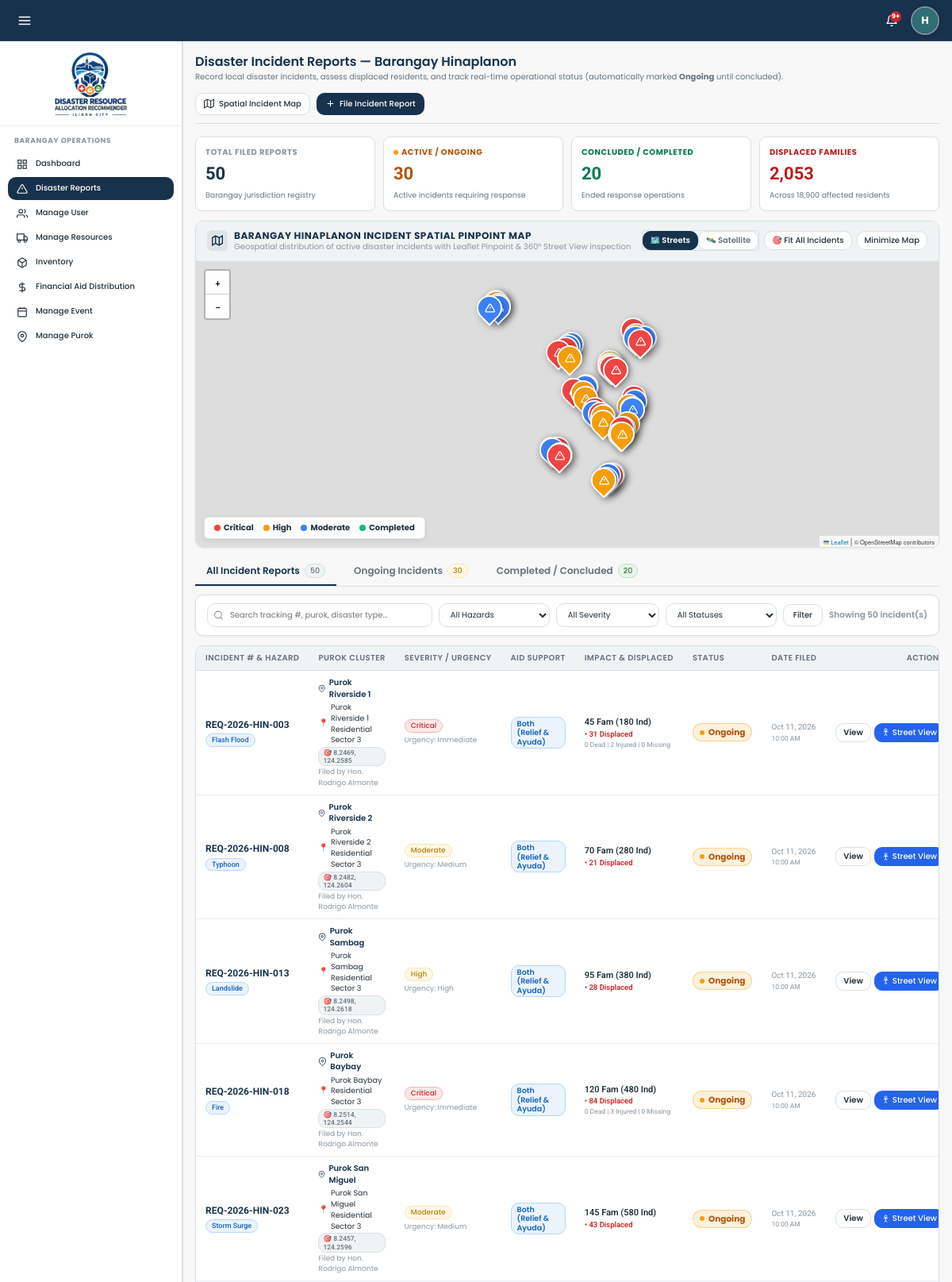
Screenshot of /views/barangay/disaster-reports.php (signed in, upper part) with the database file from the repository.
### tables this page shows
CREATE TABLE `barangays` (
  `id` int(11) NOT NULL AUTO_INCREMENT,
  `name` varchar(100) NOT NULL,
  `city` varchar(100) DEFAULT 'Iligan City',
  `status` enum('active','archived') NOT NULL DEFAULT 'active',
  `contact_person` varchar(100) DEFAULT NULL,
  `contact_number` varchar(30) DEFAULT NULL,
  `population` int(11) DEFAULT NULL,
  `total_households` int(11) DEFAULT NULL,
  `risk_level` enum('Low','Moderate','High','Critical') DEFAULT NULL,
  `area_radius` int(11) DEFAULT NULL COMMENT 'Geographic coverage and hazard radius of the area in meters',
  `coordinates_lat` decimal(10,6) NOT NULL,
  `coordinates_lng` decimal(10,6) NOT NULL,
  `created_at` datetime DEFAULT current_timestamp(),
  PRIMARY KEY (`id`),
  UNIQUE KEY `name` (`name`)
);

CREATE TABLE `disaster_reports` (
  `id` int(11) NOT NULL AUTO_INCREMENT,
  `tracking_code` varchar(50) NOT NULL,
  `barangay_id` int(11) NOT NULL,
  `purok_name` varchar(100) NOT NULL,
  `coordinates_lat` decimal(10,6) DEFAULT NULL,
  `coordinates_lng` decimal(10,6) DEFAULT NULL,
  `incident_location` varchar(255) DEFAULT NULL,
  `disaster_type` enum('Flood','Typhoon','Landslide','Earthquake','Fire','Storm Surge','Flash Flood') NOT NULL,
  `severity` enum('Low','Moderate','High','Critical') NOT NULL,
  `urgency` enum('Immediate','High','Medium','Low') NOT NULL,
  `aid_support` enum('resources','financial_aid','both') NOT NULL DEFAULT 'resources',
  `affected_families` int(11) NOT NULL DEFAULT 0,
  `affected_individuals` int(11) NOT NULL DEFAULT 0,
  `displaced_families` int(11) NOT NULL DEFAULT 0,
  `casualties_count` int(11) NOT NULL DEFAULT 0,
  `injuries_count` int(11) NOT NULL DEFAULT 0,
  `missing_count` int(11) NOT NULL DEFAULT 0,
  `requested_assistance` text NOT NULL,
  `situation_overview` text DEFAULT NULL,
  `resolution_notes` text DEFAULT NULL,
  `status` enum('Ongoing','Completed') NOT NULL DEFAULT 'Ongoing',
  `submitted_by` int(11) NOT NULL,
  `created_at` datetime DEFAULT current_timestamp(),
  `updated_at` datetime DEFAULT current_timestamp() ON UPDATE current_timestamp(),
  `completed_at` datetime DEFAULT NULL,
  PRIMARY KEY (`id`),
  UNIQUE KEY `tracking_code` (`tracking_code`),
  KEY `barangay_id` (`barangay_id`),
  KEY `submitted_by` (`submitted_by`),
  CONSTRAINT `disaster_reports_ibfk_1` FOREIGN KEY (`barangay_id`) REFERENCES `barangays` (`id`) ON DELETE CASCADE,
  CONSTRAINT `disaster_reports_ibfk_2` FOREIGN KEY (`submitted_by`) REFERENCES `users` (`id`) ON DELETE CASCADE
);

CREATE TABLE `users` (
  `id` int(11) NOT NULL AUTO_INCREMENT,
  `username` varchar(50) NOT NULL,
  `password` varchar(255) NOT NULL,
  `first_name` varchar(50) DEFAULT NULL,
  `last_name` varchar(50) DEFAULT NULL,
  `full_name` varchar(100) NOT NULL,
  `email` varchar(100) NOT NULL,
  `phone` varchar(20) NOT NULL,
  `gender` enum('Male','Female','Other') DEFAULT 'Male',
  `age` int(11) DEFAULT NULL,
  `image` varchar(255) DEFAULT NULL,
  `role` enum('icdrrmo','barangay_head','responder','resident') NOT NULL,
  `agency_id` int(11) DEFAULT NULL,
  `position` varchar(100) DEFAULT NULL,
  `availability` enum('Available','On Duty','Responding','Standby','Off Duty') NOT NULL DEFAULT 'Available',
  `barangay_id` int(11) DEFAULT NULL,
  `purok` varchar(100) DEFAULT NULL,
  `status` enum('active','inactive','pending','archived') DEFAULT 'active',
  `created_at` datetime DEFAULT current_timestamp(),
  `last_login` datetime DEFAULT NULL,
  PRIMARY KEY (`id`),
  UNIQUE KEY `username` (`username`),
  UNIQUE KEY `email` (`email`),
  KEY `barangay_id` (`barangay_id`),
  KEY `fk_users_agency` (`agency_id`),
  CONSTRAINT `fk_users_agency` FOREIGN KEY (`agency_id`) REFERENCES `agencies` (`id`) ON DELETE SET NULL,
  CONSTRAINT `users_ibfk_1` FOREIGN KEY (`barangay_id`) REFERENCES `barangays` (`id`) ON DELETE SET NULL
);

### views/barangay/disaster-reports.php (the view, shortened to what the rows shown need)
<?php
require_once __DIR__ . '/../../backend/services/Helpers.php';
$user = getCurrentUser();
$barangayId = (int) $user['barangay_id'];
$db = getDBConnection();
$bStmt = $db->prepare("SELECT * FROM barangays WHERE id = ?");
$bStmt->execute([$barangayId]);
$barangay = $bStmt->fetch(PDO::FETCH_ASSOC);
$sql = "
    SELECT dr.*, b.name AS barangay_name, u.full_name AS submitted_by_name,
           r.id AS recommendation_id, r.status AS recommendation_status, r.confidence_score
    FROM disaster_reports dr
    JOIN barangays b ON dr.barangay_id = b.id
    LEFT JOIN users u ON dr.submitted_by = u.id
    LEFT JOIN recommendations r ON dr.id = r.disaster_request_id
    WHERE dr.barangay_id = ?
";
$params = [$barangayId];
$sql .= " ORDER BY FIELD(dr.status, 'Ongoing', 'Completed'), dr.created_at DESC";
$stmt = $db->prepare($sql);
$stmt->execute($params);
$requests = $stmt->fetchAll(PDO::FETCH_ASSOC);
require_once __DIR__ . '/../layouts/header.php';
?>
<link rel="stylesheet" href="https://unpkg.com/leaflet@1.9.4/dist/leaflet.css"
 />
<main class="main-content">
  <div class="page-header">
    <div class="page-header-title-wrap">
      <h1>Disaster Incident Reports — Barangay <?= clean($barangay['name']) ?></h1>
      <p class="page-header-desc">
        Record local disaster incidents, assess displaced residents, and track real-time operational status
        (automatically marked <strong>Ongoing</strong> until concluded).
      </p>
    </div>
  </div>
  <div class="card" id="spatialIncidentMapCard"
    style="margin-bottom:var(--space-4, 16px);border:1px solid var(--color-border);overflow:hidden;">
    <div class="card-header"
      style="padding:10px 14px;background:var(--color-surface-subtle);display:flex;justify-content:space-between;align-items:center;flex-wrap:wrap;gap:8px;">
      <div style="display:flex;align-items:center;gap:8px;">
        <div>
          <h3
            style="margin:0;font-size:12px;font-weight:700;color:var(--color-primary);text-transform:uppercase;letter-spacing:0.5px;">
            Barangay <?= clean($barangay['name']) ?> Incident Spatial Pinpoint Map
          </h3>
          <span style="font-size:10px;color:var(--color-text-muted);">
            Geospatial distribution of active disaster incidents with Leaflet Pinpoint & 360° Street View inspection
          </span>
        </div>
      </div>
    </div>
  </div>
  <div class="table-responsive">
    <table class="data-table">
      <thead>
        <tr>
          <th>Incident # & Hazard</th>
          <th>Purok Cluster</th>
          <th>Severity / Urgency</th>
          <th>Aid Support</th>
          <th>Impact & Displaced</th>
          <th>Status</th>
          <th>Date Filed</th>
          <th style="text-align:right;">Actions</th>
        </tr>
      </thead>
      <tbody>
        <?php if (empty($requests)): ?>
          <tr>
            <td colspan="8" style="text-align:center;padding:36px;color:var(--color-text-muted);">
              <svg width="32" height="32" viewBox="0 0 24 24" fill="none" stroke="currentColor" stroke-width="1.5"
                style="margin:0 auto 8px;display:block;opacity:0.6;">
                <path d="M10.29 3.86L1.82 18a2 2 0 0 0 1.71 3h16.94a2 2 0 0 0 1.71-3L13.71 3.86a2 2 0 0 0-3.42 0z"></path>
              </svg>
              No disaster reports found for the selected criteria in Barangay <?= clean($barangay['name']) ?>.
            </td>
          </tr>
        <?php else: ?>
          <?php foreach ($requests as $r): ?>
            <tr>
              <td style="font-family:var(--font-secondary);">
                <div style="font-weight:700;color:var(--color-primary);font-size:12px;">
                  <?= clean($r['tracking_code']) ?>
                </div>
                <div style="display:inline-flex;align-items:center;gap:4px;margin-top:2px;">
                  <span class="badge badge-info" style="font-size:9px;"><?= clean($r['disaster_type']) ?></span>
                </div>
              </td>
              <td>
                <div style="font-weight:600;color:var(--color-primary);display:flex;align-items:center;gap:4px;">
                  <svg width="11" height="11" viewBox="0 0 24 24" fill="none" stroke="currentColor" stroke-width="2">
                    <path d="M21 10c0 7-9 13-9 13s-9-6-9-13a9 9 0 0 1 18 0z"></path>
                    <circle cx="12" cy="10" r="3"></circle>
                  </svg>
                  <?= clean($r['purok_name']) ?>
                </div>
                <?php if (!empty($r['incident_location'])): ?>
                  <div
                    style="font-size:9.5px;color:var(--color-text);margin-top:2px;display:flex;align-items:center;gap:3px;">
                    <span style="color:var(--color-text-muted);">📍</span> <?= clean($r['incident_location']) ?>
                  </div>
                <?php endif; ?>
                <?php if (!empty($r['coordinates_lat']) && !empty($r['coordinates_lng'])): ?>
                  <div style="display:inline-flex;align-items:center;gap:4px;margin-top:2px;">
                    <a href="javascript:void(0)"
                      onclick="focusIncidentOnOverviewMap(<?= (float) $r['coordinates_lat'] ?>, <?= (float) $r['coordinates_lng'] ?>, <?= (int) $r['id'] ?>)"
                      class="badge badge-neutral"
                      style="font-size:8.5px;text-decoration:none;font-family:var(--font-secondary);padding:1px 5px;"
                      title="Focus on Leaflet Map">
                      🎯 <?= number_format($r['coordinates_lat'], 4) ?>, <?= number_format($r['coordinates_lng'], 4) ?>
                    </a>
                  </div>
                <?php endif; ?>
                <div style="font-size:9px;color:var(--color-text-muted);margin-top:1px;">
                  Filed by <?= clean($r['submitted_by_name'] ?? 'Barangay Head') ?>
                </div>
              </td>
              <td>
                <div style="display:flex;flex-direction:column;gap:3px;align-items:flex-start;">
                  <?= renderStatusBadge($r['severity']) ?>
                  <span style="font-size:9px;color:var(--color-text-muted);">Urgency: <?= clean($r['urgency']) ?></span>
                </div>
              </td>
              <td>
                <?= renderAidSupportBadge($r['aid_support'] ?? 'resources') ?>
              </td>
              <td style="font-family:var(--font-secondary);font-size:11px;">
                <div style="font-weight:600;color:var(--color-text);">
                  <?= number_format($r['affected_families']) ?> Fam (<?= number_format($r['affected_individuals']) ?> Ind)
                </div>
                <?php if ((int) $r['displaced_families'] > 0): ?>
                  <div style="font-size:9.5px;color:var(--color-danger);font-weight:600;">
                    • <?= number_format($r['displaced_families']) ?> Displaced
                  </div>
                <?php endif; ?>
                <?php if ((int) $r['casualties_count'] > 0 || (int) $r['injuries_count'] > 0 || (int) $r['missing_count'] > 0): ?>
                  <div style="font-size:8.5px;color:var(--color-text-muted);">
                    <?= (int) $r['casualties_count'] ?> Dead | <?= (int) $r['injuries_count'] ?> Injured |
                    <?= (int) $r['missing_count'] ?> Missing
                  </div>
                <?php endif; ?>
              </td>
              <td>
                <?php if ($r['status'] === 'Ongoing'): ?>
                  <span class="badge-ongoing-pulse">Ongoing</span>
                <?php endif; ?>
              </td>
              <td
                style="font-size:10px;color:var(--color-text-muted);font-family:var(--font-secondary);white-space:nowrap;">
                <?= formatDate($r['created_at'], 'M d, Y') ?>
                <div style="font-size:8.5px;color:var(--color-text-muted);"><?= formatDate($r['created_at'], 'h:i A') ?>
                </div>
              </td>
              <td style="text-align:right;">
                <div style="display:inline-flex;gap:4px;align-items:center;">
                  <button type="button" class="btn btn-outline btn-sm"
                    style="padding:3px 9px;font-size:10px;font-weight:600;"
                    onclick="viewReportDetails(<?= htmlspecialchars(json_encode($r), ENT_QUOTES, 'UTF-8') ?>)">
                    View
                  </button>
                  <button type="button" class="btn btn-sm"
                    style="padding:3px 8px;font-size:10px;background:#2563EB;color:#FFF;border-color:#2563EB;display:inline-flex;align-items:center;gap:3px;"
                    onclick="openStreetViewForReport(<?= htmlspecialchars(json_encode($r), ENT_QUOTES, 'UTF-8') ?>)"
                    title="Inspect 360° Street View">
                    <svg width="11" height="11" viewBox="0 0 24 24" fill="none" stroke="currentColor" stroke-width="2">
                      <circle cx="12" cy="5" r="3"></circle>
                      <path d="M12 8v8"></path>
                      <path d="M9 21l3-5 3 5"></path>
                      <path d="M6 11l6-2 6 2"></path>
                    </svg>
                    Street View
                  </button>
                </div>
              </td>
            </tr>
          <?php endforeach; ?>
        <?php endif; ?>
      </tbody>
    </table>
  </div>
</main>
<?php require_once __DIR__ . '/../layouts/footer.php'; ?>

### backend/services/Helpers.php (shortened to what the rows shown need)
<?php
if (!function_exists('formatDate')) {
function formatDate($datetime, $format = 'M d, Y h:i A') {
    try {
        $dt = new DateTime($datetime);
        return $dt->format($format);
    } catch (Exception $e) {
        return $datetime;
    }
}
}
if (!function_exists('clean')) {
function clean($str) {
    return htmlspecialchars(trim((string)$str), ENT_QUOTES, 'UTF-8');
}
}
if (!function_exists('renderStatusBadge')) {
function renderStatusBadge($status) {
    $statusMap = [
        'active' => ['class' => 'badge-success', 'label' => 'Active'],
        'inactive' => ['class' => 'badge-danger', 'label' => 'Deactivated'],
        'deactivated' => ['class' => 'badge-danger', 'label' => 'Deactivated'],
        'pending' => ['class' => 'badge-warning', 'label' => 'Pending'],
        'archived' => ['class' => 'badge-neutral', 'label' => 'Archived'],
        'Submitted' => ['class' => 'badge-info', 'label' => 'Submitted'],
        'Under Review' => ['class' => 'badge-warning', 'label' => 'Under Review'],
        'Recommendation Ready' => ['class' => 'badge-info', 'label' => 'Recommendation Ready'],
        'Approved' => ['class' => 'badge-success', 'label' => 'Approved'],
        'Allocated' => ['class' => 'badge-success', 'label' => 'Allocated'],
        'Dispatched' => ['class' => 'badge-info', 'label' => 'Dispatched'],
        'Completed' => ['class' => 'badge-success', 'label' => 'Completed'],
        'Rejected' => ['class' => 'badge-danger', 'label' => 'Rejected'],
        'Pending Review' => ['class' => 'badge-warning', 'label' => 'Pending Review'],
        'Modified' => ['class' => 'badge-info', 'label' => 'Modified & Approved'],
        'Open / Active' => ['class' => 'badge-danger', 'label' => 'Open / Active'],
        'Standby' => ['class' => 'badge-neutral', 'label' => 'Standby'],
        'At Capacity' => ['class' => 'badge-danger', 'label' => 'At Capacity'],
        'Closed' => ['class' => 'badge-neutral', 'label' => 'Closed'],
        'Scheduled' => ['class' => 'badge-info', 'label' => 'Scheduled'],
        'Ongoing' => ['class' => 'badge-warning', 'label' => 'Ongoing'],
        'Cancelled' => ['class' => 'badge-danger', 'label' => 'Cancelled'],
        'Available' => ['class' => 'badge-success', 'label' => 'Available'],
        'Responding' => ['class' => 'badge-warning', 'label' => 'Responding'],
        'On Site' => ['class' => 'badge-danger', 'label' => 'On Site'],
        'Low' => ['class' => 'badge-neutral', 'label' => 'Low'],
        'Moderate' => ['class' => 'badge-warning', 'label' => 'Moderate'],
        'High' => ['class' => 'badge-warning', 'label' => 'High'],
        'Critical' => ['class' => 'badge-danger', 'label' => 'Critical'],
        'Immediate' => ['class' => 'badge-danger', 'label' => 'Immediate']
    ];
    $badge = $statusMap[$status] ?? ['class' => 'badge-neutral', 'label' => clean($status)];
    return '<span class="badge ' . $badge['class'] . '">' . $badge['label'] . '</span>';
}
}
if (!function_exists('renderAidSupportBadge')) {
function renderAidSupportBadge($aidSupport) {
    $aid = strtolower(trim((string)$aidSupport));
    if ($aid === 'financial_aid') {
        return '<span class="badge badge-success" style="font-size:9.5px;font-weight:600;">Financial Aid</span>';
    } elseif ($aid === 'both') {
        return '<span class="badge badge-info" style="font-size:9.5px;font-weight:600;">Both (Relief & Ayuda)</span>';
    } else {
        return '<span class="badge badge-neutral" style="font-size:9.5px;font-weight:600;">Resources</span>';
    }
}
}

### rows the page displays
barangays: name "Hinaplanon", name "HINAPLANON"
disaster_reports: tracking_code "REQ-2026-HIN-003", disaster_type "Flash Flood", purok_name "Purok Riverside 1", incident_location "Purok Riverside 1 Residential Sector 3", coordinates_lat "8.2469", coordinates_lng "124.2585", submitted_by.full_name "Hon. Rodrigo Almonte", severity "Critical", urgency "Immediate", aid_support "Both (Relief & Ayuda)", affected_families "45", affected_individuals "180", displaced_families "31", casualties_count "0", injuries_count "2", missing_count "0", status "Ongoing", created_at "Oct 11, 2026", created_at "10:00 AM"
disaster_reports: tracking_code "REQ-2026-HIN-008", disaster_type "Typhoon", purok_name "Purok Riverside 2", incident_location "Purok Riverside 2 Residential Sector 3", coordinates_lat "8.2482", coordinates_lng "124.2604", submitted_by.full_name "Hon. Rodrigo Almonte", severity "Moderate", urgency "Medium", aid_support "Both (Relief & Ayuda)", affected_families "70", affected_individuals "280", displaced_families "21", status "Ongoing", created_at "Oct 11, 2026", created_at "10:00 AM"
disaster_reports: tracking_code "REQ-2026-HIN-013", disaster_type "Landslide", purok_name "Purok Sambag", incident_location "Purok Sambag Residential Sector 3", coordinates_lat "8.2498", coordinates_lng "124.2618", submitted_by.full_name "Hon. Rodrigo Almonte", severity "High", urgency "High", aid_support "Both (Relief & Ayuda)", affected_families "95", affected_individuals "380", displaced_families "28", status "Ongoing", created_at "Oct 11, 2026", created_at "10:00 AM"
disaster_reports: tracking_code "REQ-2026-HIN-018", disaster_type "Fire", purok_name "Purok Baybay", incident_location "Purok Baybay Residential Sector 3", coordinates_lat "8.2514", coordinates_lng "124.2544", submitted_by.full_name "Hon. Rodrigo Almonte", severity "Critical", urgency "Immediate", aid_support "Both (Relief & Ayuda)", affected_families "120", affected_individuals "480", displaced_families "84", casualties_count "0", injuries_count "3", missing_count "0", status "Ongoing", created_at "Oct 11, 2026", created_at "10:00 AM"
disaster_reports: tracking_code "REQ-2026-HIN-023", disaster_type "Storm Surge", purok_name "Purok San Miguel", incident_location "Purok San Miguel Residential Sector 3", coordinates_lat "8.2457", coordinates_lng "124.2596", submitted_by.full_name "Hon. Rodrigo Almonte", severity "Moderate", urgency "Medium", aid_support "Both (Relief & Ayuda)", affected_families "145", affected_individuals "580", displaced_families "43", status "Ongoing", created_at "Oct 11, 2026", created_at "10:00 AM"

### other values shown
$countAll "50"
$countOngoing "30"
$countCompleted "20"
$stats['total_displaced_families'] "2,053"
$stats['total_affected_individuals'] "18,900"
count($requests) "50"
